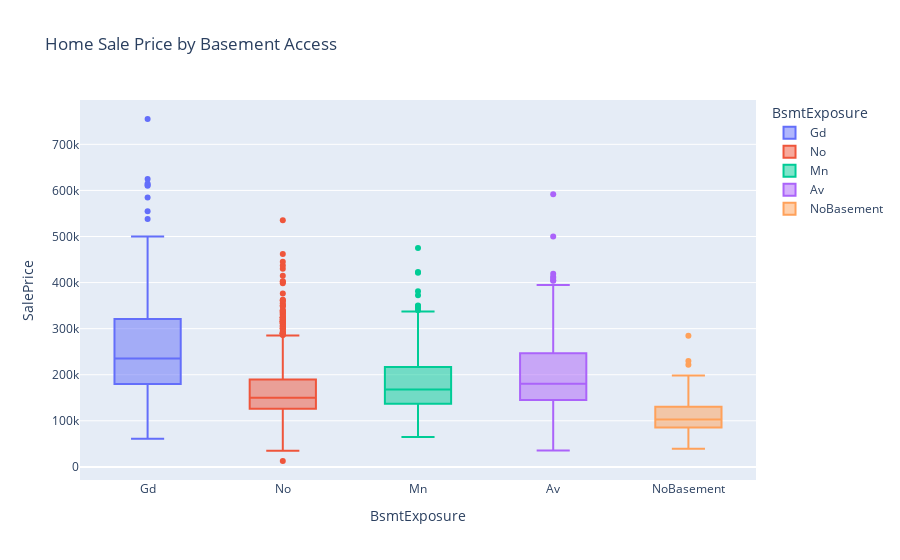

Source (notebook cell):
### Code cell
basement_access = pd.DataFrame(basement_df[['SalePrice','BsmtExposure']])
fig3 = px.box(basement_access, 
             x = 'BsmtExposure', 
             y = 'SalePrice',
             color = 'BsmtExposure',
            title = 'Home Sale Price by Basement Access')
fig3.show()

### Figure 1 — Plotly figure (JSON) as saved in the notebook; plotly's stock layout.template omitted (floating-point values rounded to 4 significant figures; data arrays with more than 128 entries replaced by an {"elided": "..."} marker saying what was removed)
{"data": [{"alignmentgroup": "True", "hovertemplate": "BsmtExposure=%{x}<br>SalePrice=%{y}<extra></extra>", "legendgroup": "Gd", "marker": {"color": "#636efa"}, "name": "Gd", "notched": false, "offsetgroup": "Gd", "orientation": "v", "showlegend": true, "type": "box", "x": {"elided": "242 str values"}, "x0": " ", "xaxis": "x", "y": {"elided": "242 int values"}, "y0": " ", "yaxis": "y"}, {"alignmentgroup": "True", "hovertemplate": "BsmtExposure=%{x}<br>SalePrice=%{y}<extra></extra>", "legendgroup": "No", "marker": {"color": "#EF553B"}, "name": "No", "notched": false, "offsetgroup": "No", "orientation": "v", "showlegend": true, "type": "box", "x": {"elided": "1708 str values"}, "x0": " ", "xaxis": "x", "y": {"elided": "1708 int values"}, "y0": " ", "yaxis": "y"}, {"alignmentgroup": "True", "hovertemplate": "BsmtExposure=%{x}<br>SalePrice=%{y}<extra></extra>", "legendgroup": "Mn", "marker": {"color": "#00cc96"}, "name": "Mn", "notched": false, "offsetgroup": "Mn", "orientation": "v", "showlegend": true, "type": "box", "x": {"elided": "214 str values"}, "x0": " ", "xaxis": "x", "y": {"elided": "214 int values"}, "y0": " ", "yaxis": "y"}, {"alignmentgroup": "True", "hovertemplate": "BsmtExposure=%{x}<br>SalePrice=%{y}<extra></extra>", "legendgroup": "Av", "marker": {"color": "#ab63fa"}, "name": "Av", "notched": false, "offsetgroup": "Av", "orientation": "v", "showlegend": true, "type": "box", "x": {"elided": "344 str values"}, "x0": " ", "xaxis": "x", "y": {"elided": "344 int values"}, "y0": " ", "yaxis": "y"}, {"alignmentgroup": "True", "hovertemplate": "BsmtExposure=%{x}<br>SalePrice=%{y}<extra></extra>", "legendgroup": "NoBasement", "marker": {"color": "#FFA15A"}, "name": "NoBasement", "notched": false, "offsetgroup": "NoBasement", "orientation": "v", "showlegend": true, "type": "box", "x": ["NoBasement", "NoBasement", "NoBasement", "NoBasement", "NoBasement", "NoBasement", "NoBasement", "NoBasement", "NoBasement", "NoBasement", "NoBasement", "NoBasement", "NoBasement", "NoBasement", "NoBasement", "NoBasement", "NoBasement", "NoBasement", "NoBasement", "NoBasement", "NoBasement", "NoBasement", "NoBasement", "NoBasement", "NoBasement", "NoBasement", "NoBasement", "NoBasement", "NoBasement", "NoBasement", "NoBasement", "NoBasement", "NoBasement", "NoBasement", "NoBasement", "NoBasement", "NoBasement", "NoBasement", "NoBasement", "NoBasement", "NoBasement", "NoBasement", "NoBasement", "NoBasement", "NoBasement", "NoBasement", "NoBasement", "NoBasement", "NoBasement", "NoBasement", "NoBasement", "NoBasement", "NoBasement", "NoBasement", "NoBasement", "NoBasement", "NoBasement", "NoBasement", "NoBasement", "NoBasement", "NoBasement", "NoBasement", "NoBasement", "NoBasement", "NoBasement", "NoBasement", "NoBasement", "NoBasement", "NoBasement", "NoBasement", "NoBasement"], "x0": " ", "xaxis": "x", "y": [169000, 221500, 160000, 144000, 112000, 119500, 103000, 98000, 106500, 101800, 39300, 72500, 107500, 100000, 102900, 89900, 106250, 157500, 92900, 90000, 109500, 109900, 98300, 81400, 87500, 93500, 99000, 45000, 97000, 104500, 110000, 79000, 81300, 80500, 55000, 131000, 134432, 125000, 90000, 89500, 63900, 139600, 122000, 135000, 84000, 80000, 93000, 120000, 131000, 142953, 192500, 108000, 84900, 100000, 198500, 141000, 284700, 82500, 61500, 98000, 82000, 96000, 160000, 153500, 68104, 57625, 126000, 230000, 81500, 115000, 130000], "y0": " ", "yaxis": "y"}], "layout": {"boxmode": "overlay", "legend": {"title": {"text": "BsmtExposure"}, "tracegroupgap": 0}, "title": {"text": "Home Sale Price by Basement Access"}, "xaxis": {"anchor": "y", "categoryarray": ["Gd", "No", "Mn", "Av", "NoBasement"], "categoryorder": "array", "domain": [0, 1], "title": {"text": "BsmtExposure"}}, "yaxis": {"anchor": "x", "domain": [0, 1], "title": {"text": "SalePrice"}}}}
